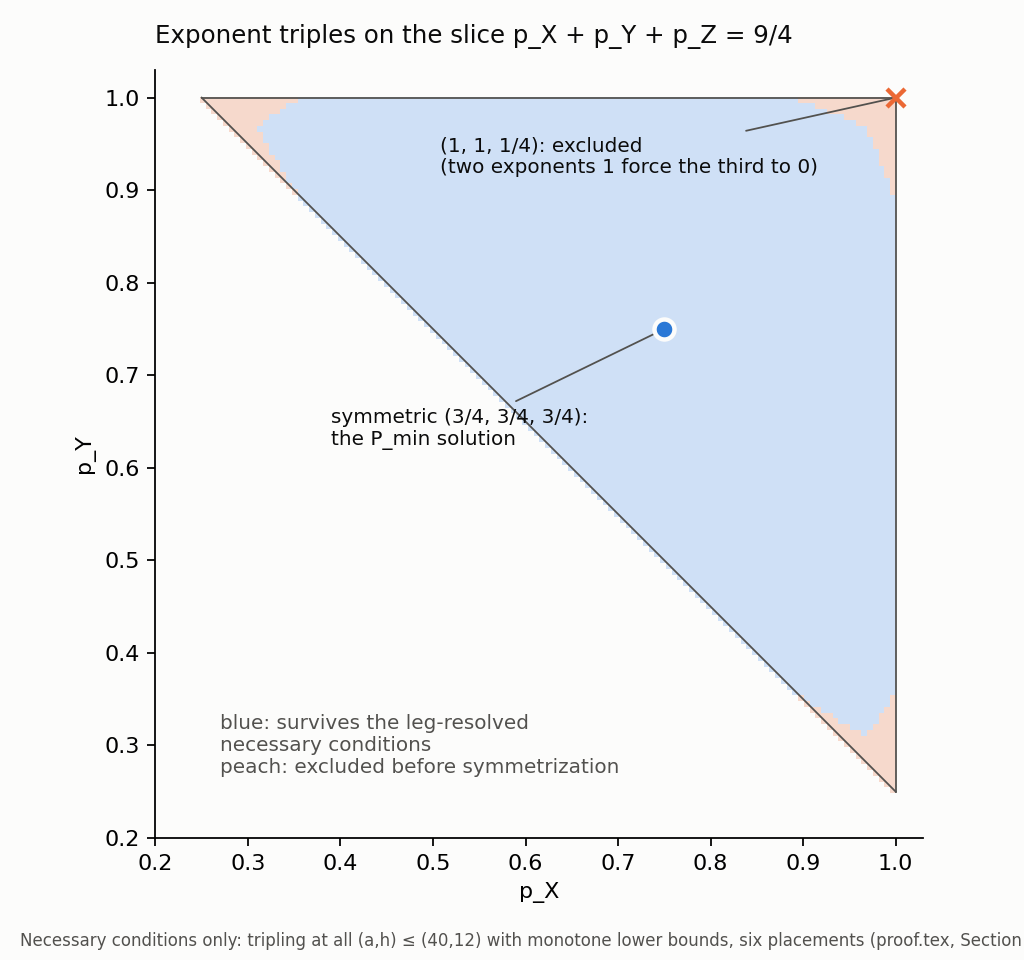

The Python source for this figure:
"""Map the exponent triples (p_X, p_Y, p_Z) with p_X+p_Y+p_Z = 9/4 that survive
the leg-resolved necessary conditions of proof.tex Section 5 (tripling at
every (a, h) with the monotone lower bounds, before symmetrization).

Writes progress/exponent_region.png. Requires numpy and matplotlib.
"""
from itertools import permutations
from pathlib import Path

import numpy as np
import matplotlib
matplotlib.use('Agg')
import matplotlib.pyplot as plt

HERE = Path(__file__).resolve().parent
SURFACE, INK, INK2, GRID = '#fcfcfb', '#0b0b0b', '#52514e', '#e4e3df'
BLUE, ORANGE = '#2a78d6', '#eb6834'
S = 9 / 4


def phi(p, vals):
    if p == 0:
        return max(vals)
    return sum(v ** (1 / p) for v in vals) ** p


def survives(p, amax=40, hmax=12):
    """Necessary condition: for every placement (shared leg s, second-input
    leg r, third leg u), every a, h: the rank bound on C(a,3h+a-1) must
    dominate the Hoelder form of tripling with the monotone lower bounds
    ell(a,h) >= max(a^{p_r}, h^{p_s}) and ell'(a,h) >= max(a^{p_u}, h^{p_s})."""
    for s, r, u in permutations(range(3)):
        ps, pr, pu = p[s], p[r], p[u]
        for a in range(1, amax + 1):
            for h in range(1, hmax + 1):
                m1 = max(a ** pr, h ** ps)
                m2 = max(a ** pu, h ** ps)
                if 3 * h + 2 * a - 2 < phi(ps, [m1, m1, m2]) - 1e-12:
                    return False
    return True


def main():
    n = 161
    xs = np.linspace(0, 1, n)
    grid = np.full((n, n), np.nan)
    for i, px in enumerate(xs):
        for j, py in enumerate(xs):
            pz = S - px - py
            if pz < -1e-12 or pz > 1 + 1e-12:
                continue
            grid[j, i] = 1.0 if survives((px, py, max(0.0, min(1.0, pz)))) else 0.0
    surv = np.count_nonzero(grid == 1.0)
    tot = np.count_nonzero(~np.isnan(grid))
    print(f'{surv}/{tot} grid points on the 9/4 slice survive ({100*surv/tot:.1f}%)')

    fig, ax = plt.subplots(figsize=(6.4, 6.0), facecolor=SURFACE)
    ax.set_facecolor(SURFACE)
    cmap = matplotlib.colors.ListedColormap(['#f6d9cc', '#cfe0f6'])
    ax.imshow(grid, origin='lower', extent=(0, 1, 0, 1), cmap=cmap, vmin=0,
              vmax=1, interpolation='nearest')
    ax.plot([0.25, 1], [1, 0.25], color=INK2, lw=0.8)
    ax.plot([0.25, 1], [1, 1], color=INK2, lw=0.8)
    ax.plot([1, 1], [0.25, 1], color=INK2, lw=0.8)
    ax.plot([0.75], [0.75], marker='o', markersize=9, color=BLUE,
            markeredgecolor=SURFACE, markeredgewidth=2, zorder=5)
    ax.annotate('symmetric (3/4, 3/4, 3/4):\nthe P_min solution', (0.75, 0.75),
                xytext=(-150, -52), textcoords='offset points', fontsize=9,
                color=INK, arrowprops=dict(arrowstyle='-', color=INK2, lw=0.8))
    ax.plot([1], [1], marker='x', markersize=8, color=ORANGE, mew=2, zorder=5)
    ax.annotate('(1, 1, 1/4): excluded\n(two exponents 1 force the third to 0)',
                (1, 1), xytext=(-205, -34), textcoords='offset points',
                fontsize=9, color=INK,
                arrowprops=dict(arrowstyle='-', color=INK2, lw=0.8))
    ax.text(0.27, 0.27, 'blue: survives the leg-resolved\nnecessary conditions\n'
            'peach: excluded before symmetrization', fontsize=9, color=INK2)
    ax.set_xlim(0.2, 1.03)
    ax.set_ylim(0.2, 1.03)
    ax.set_xlabel('p_X')
    ax.set_ylabel('p_Y')
    ax.set_title('Exponent triples on the slice p_X + p_Y + p_Z = 9/4',
                 loc='left', fontsize=11, color=INK, pad=12)
    for side in ('top', 'right'):
        ax.spines[side].set_visible(False)
    fig.text(0.02, 0.015, 'Necessary conditions only: tripling at all (a,h) ≤ (40,12) with '
             'monotone lower bounds, six placements (proof.tex, Section 5).',
             fontsize=7.5, color=INK2)
    fig.tight_layout(rect=(0, 0.03, 1, 1))
    out = HERE / 'exponent_region.png'
    fig.savefig(out, dpi=160, facecolor=SURFACE)
    print('wrote', out)


if __name__ == '__main__':
    main()
